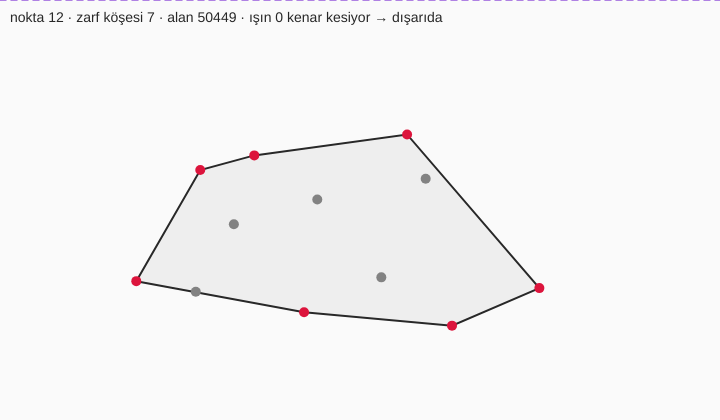
Frame 1 (no input)
Frame 60 (no input): identical to frame 1, image omitted
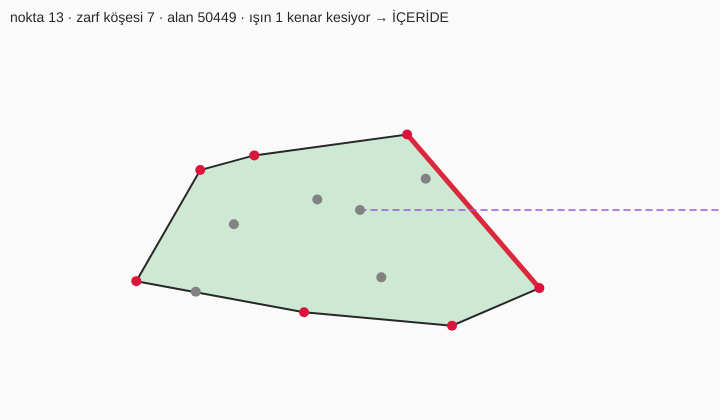
Frame 120 (the mouse pressed at the canvas centre since frame 60)

The p5.js sketch that drew these frames (run headless with seeded random() and noise() and a simulated clock; from frame 60 on, the mouse is pressed at the canvas centre):

// p5.js sketch
// ── sketch.js
// Geometri oyun alanı (p5.js): dört fonksiyon, hepsi çapraz çarpım
// Tıkla: nokta ekle · C: temizle · fareyi zarfın içine sokun

let noktalar = [];

/* ---------- 1) yön testi ---------- */
function cross(a, b, c) {                       // a → b yönüne göre c nerede?
  return (b.x - a.x) * (c.y - a.y) - (b.y - a.y) * (c.x - a.x);
}

/* ---------- 2) iki doğru parçası kesişiyor mu? ---------- */
function onSegment(a, b, p) {
  return min(a.x, b.x) <= p.x && p.x <= max(a.x, b.x) && min(a.y, b.y) <= p.y && p.y <= max(a.y, b.y);
}
function segmentsIntersect(a, b, c, d) {
  const d1 = cross(a, b, c), d2 = cross(a, b, d), d3 = cross(c, d, a), d4 = cross(c, d, b);
  if (d1 * d2 < 0 && d3 * d4 < 0) return true;
  return (d1 === 0 && onSegment(a, b, c)) || (d2 === 0 && onSegment(a, b, d)) ||
         (d3 === 0 && onSegment(c, d, a)) || (d4 === 0 && onSegment(c, d, b));
}

/* ---------- 3) nokta çokgenin içinde mi? (ışın atma) ---------- */
function inside(p, poly) {
  let ic = false;
  for (let i = 0, j = poly.length - 1; i < poly.length; j = i++) {
    const a = poly[i], b = poly[j];
    if ((a.y > p.y) !== (b.y > p.y) && p.x < a.x + (p.y - a.y) * (b.x - a.x) / (b.y - a.y)) ic = !ic;
  }
  return ic;
}

/* ---------- 4) alan (ayakkabı bağı) ---------- */
function polygonArea(poly) {
  let s = 0;
  for (let i = 0; i < poly.length; i++) { const a = poly[i], b = poly[(i + 1) % poly.length]; s += a.x * b.y - b.x * a.y; }
  return abs(s) / 2;
}

/* ---------- 5) dışbükey zarf (monoton zincir) ---------- */
function convexHull(points) {
  const P = points.slice().sort((a, b) => a.x - b.x || a.y - b.y);
  if (P.length < 3) return P;
  const zincir = dizi => {
    const h = [];
    for (const p of dizi) {
      while (h.length >= 2 && cross(h[h.length - 2], h[h.length - 1], p) <= 0) h.pop();   // içe kıvrılanı at
      h.push(p);
    }
    h.pop();
    return h;
  };
  return zincir(P).concat(zincir(P.slice().reverse()));
}

/* ---------- p5.js ---------- */
function setup() {
  createCanvas(720, 420).parent(document.querySelector('main') || document.body);
  randomSeed(3);
  for (let i = 0; i < 12; i++) noktalar.push({ x: random(120, 600), y: random(70, 350) });
}
function mousePressed() { if (mouseX >= 0 && mouseX < width && mouseY >= 0 && mouseY < height) noktalar.push({ x: mouseX, y: mouseY }); }
function keyPressed() { if (key === 'c' || key === 'C') noktalar = []; }

function draw() {
  background(250);
  const zarf = convexHull(noktalar), fare = { x: mouseX, y: mouseY };
  const icerde = zarf.length >= 3 && inside(fare, zarf);

  fill(icerde ? color(60, 180, 90, 60) : color(0, 12)); stroke(40); strokeWeight(2);
  beginShape(); for (const p of zarf) vertex(p.x, p.y); endShape(CLOSE);

  // fareden sağa giden ışın, zarfın hangi kenarlarını kesiyor?
  const uzak = { x: width + 10, y: fare.y }; let kesisim = 0;
  for (let i = 0; i < zarf.length; i++) {
    const a = zarf[i], b = zarf[(i + 1) % zarf.length];
    if (zarf.length >= 3 && segmentsIntersect(fare, uzak, a, b)) { kesisim++; stroke(220, 40, 60); strokeWeight(5); line(a.x, a.y, b.x, b.y); }
  }
  stroke(150, 90, 220); strokeWeight(1.5); drawingContext.setLineDash([6, 5]); line(fare.x, fare.y, uzak.x, uzak.y); drawingContext.setLineDash([]);

  noStroke();
  for (const p of noktalar) { fill(zarf.includes(p) ? 'crimson' : 130); circle(p.x, p.y, 10); }
  fill(40); textSize(14);
  text('nokta ' + noktalar.length + ' · zarf köşesi ' + zarf.length + ' · alan ' + round(polygonArea(zarf)) +
       ' · ışın ' + kesisim + ' kenar kesiyor → ' + (icerde ? 'İÇERİDE' : 'dışarıda'), 10, 22);
}
